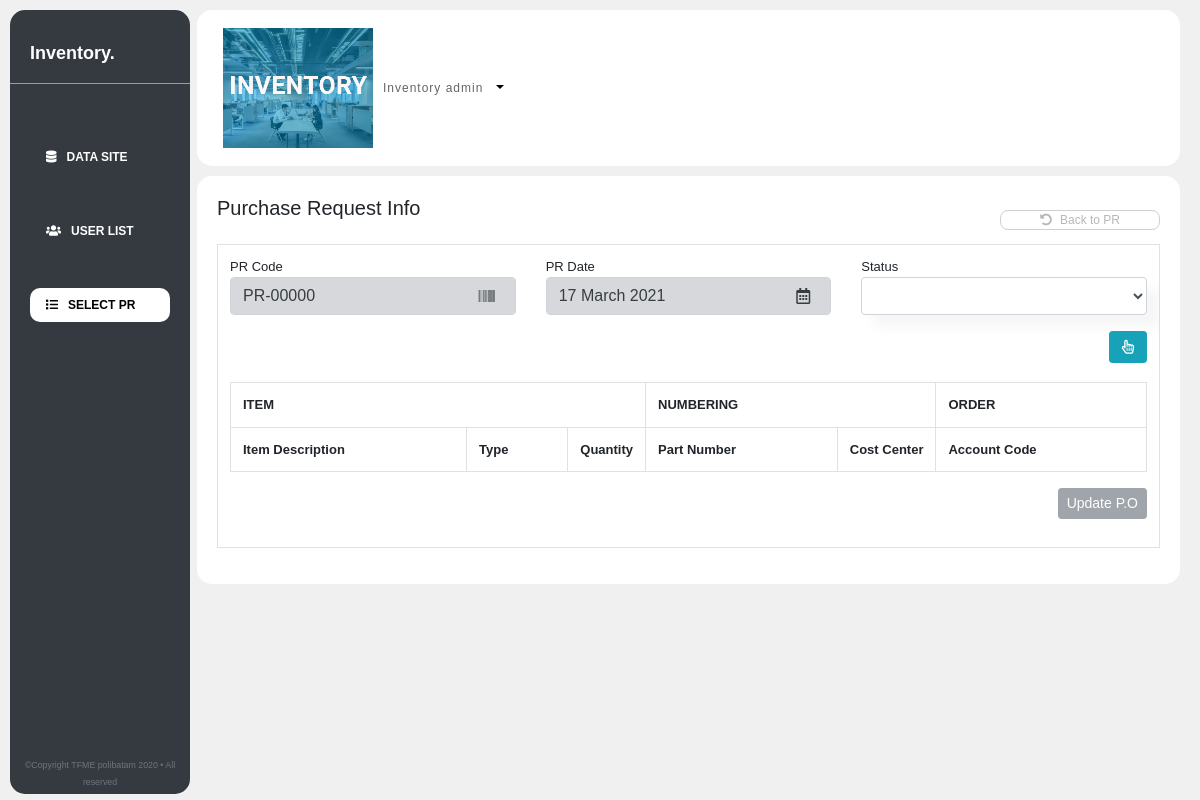
The app's page /admin/detail-pr.php?id=3, older data.
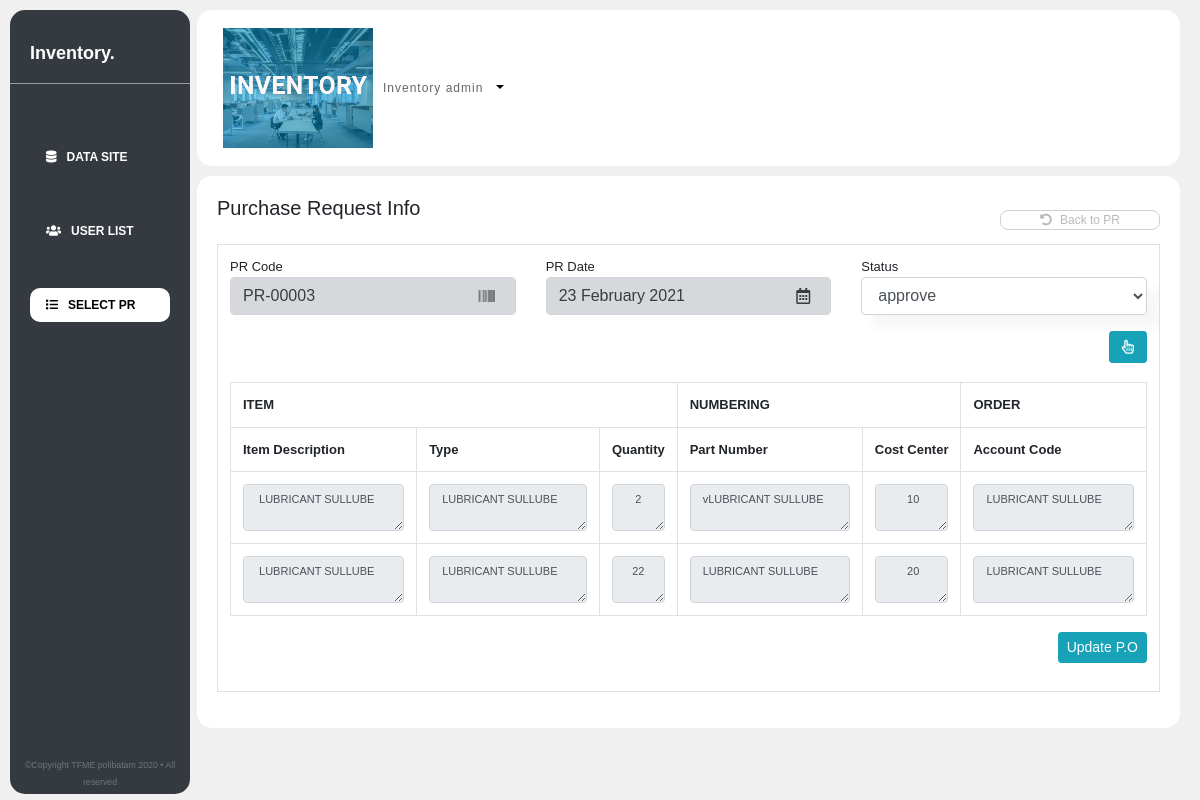
The same page, newer data.
### tables this page shows
CREATE TABLE `form_pr` (
  `id_pr` int(50) NOT NULL,
  `kode_pr` int(250) NOT NULL,
  `item_name` varchar(80) NOT NULL,
  `type` varchar(20) NOT NULL,
  `quantity` varchar(30) NOT NULL,
  `item_description` varchar(100) NOT NULL,
  `part_number` varchar(50) NOT NULL,
  `cost_center` enum('10','20','30','40') NOT NULL,
  `pr_date` date NOT NULL,
  `account_code` varchar(30) NOT NULL,
  `status` enum('waiting','approve','rejected','') NOT NULL,
  `requestor` varchar(30) NOT NULL,
  `update_po` enum('0','1','','') NOT NULL
);

### admin/detail-pr.php (the view, shortened to what this page needs)
<?php
require '../config/config.php';
$id = $_GET["id"];
$query = mysqli_query($conn, "SELECT * FROM form_pr WHERE kode_pr = $id");
$sql = mysqli_query($conn, "SELECT * FROM form_pr WHERE kode_pr = '$id'");
$hasil = mysqli_fetch_assoc($sql);
$data = mysqli_fetch_array($query);
?>
<!DOCTYPE html>
<html lang="en">
<head>
    <link rel="stylesheet" href="https://maxcdn.bootstrapcdn.com/bootstrap/4.0.0/css/bootstrap.min.css"
>
    <link rel="stylesheet" href="../css/dashboard-adm.css">
    <link rel="stylesheet" href="../css/history-pr.css">
    <link rel="stylesheet" href="https://cdnjs.cloudflare.com/ajax/libs/font-awesome/5.14.0/css/all.min.css">
    <link rel="stylesheet" href="https://cdn.datatables.net/1.10.22/css/dataTables.bootstrap4.min.css">
    <link rel="stylesheet" href="../swal2/dist/sweetalert2.min.css">
</head>
<body>
    <div class="grid">
        <nav class="nav flex-column navbar-expand-lg bg-dark">
            <a class="brand" href="#">Inventory.</a>
            <hr>
            <div class="nav-item">
                <a class="nav-link" href="dashboard-admin.php"><i class="fas fa-database"></i>Data Site</a>
                <a class="nav-link" href="dashboard-user-list.php"><i class="fas fa-users"></i>User List</a>
                <a class="nav-link active" href="#"><i class="fas fa-list"></i>Select PR</a>
            </div>
            <div class="copyright">
                <small class="text-white text-muted">&copy;Copyright TFME polibatam 2020 &bull; All reserved</small>
            </div>
        </nav>
        <div class="konten">
            <div class="atap"><span> </span></div>
            <div class="navbar justify-content-between">
                <div class="profile">
                    <div class="wrapper-image">
                        <img src="../image/profile.png" alt="">
                    </div>
                    <div class="profile-name">
                        <p>Inventory admin</p>
                    </div>
                    <div class="dropdown">
                        <button class="btn dropdown-toggle" type="button" id="dropdownMenuButton" data-toggle="dropdown"
                            aria-haspopup="true" aria-expanded="false"></button>
                    </div>
                </div>
            </div>
            <div class="box">
                <div class="content">
                    <div class="pr-form d-flex justify-content-between kepala">
                        <h5 class="mb-4">Purchase Request Info</h5>
                        <a href="history-pr.php"><i class="fas fa-undo-alt mr-2"></i>Back to PR</a>
                    </div>
                    <section>
                        <div class="table-responsive">
                            <table class="table table-bordered">
                                <td colspan="2">
                                    <div class="row">
                                        <div class="col-md-4">
                                            PR Code
                                            <?php $code = sprintf("%05s", $hasil['kode_pr']) ?>
                                            <p
                                                class="form-control d-flex justify-content-between align-items-center list-group-item-secondary">
                                                <?= "PR-".$code; ?><i class="fas fa-barcode mr-2"></i></p>
                                            <?php $date = date_create($hasil['pr_date']); ?>
                                        </div>
                                        <div class="col-md-4">
                                            PR Date
                                            <p
                                                class="form-control d-flex justify-content-between align-items-center list-group-item-secondary">
                                                <?= date_format($date, 'j F Y'); ?><i
                                                    class="far fa-calendar-alt mr-2"></i></p>
                                        </div>
                                        <div class="col-md-4 ">
                                            <form method="post">
                                                Status
                                                <select class="form-control status mb-3" name="status"
                                                    id="status">
                                                    <option disabled selected><?= $data['status']; ?>
                                                    </option>
                                                    <option value="approve">Approve</option>
                                                </select>
                                                <div class="d-flex flex-row-reverse flex-column">
                                                    <button class="btn btn-sm btn-info" name="tombol"><i
                                                            class="far fa-hand-pointer text-white p-1"></i></button>
                                                </div>
                                            </form>
                                        </div>
                                    </div>
                                    <br />
                                    <table id="invoice-item-table" class="table table-bordered detail-tabel">
                                        <tr>
                                            <th colspan="3">ITEM</th>
                                            <th colspan="2" class="">NUMBERING</th>
                                            <th >ORDER</th>
                                        </tr>
                                        <tr class="row2">
                                            <th>Item Description</th>
                                            <th>Type</th>
                                            <th width="20">Quantity</th>
                                            <th>Part Number</th>
                                            <th width="20">Cost Center</th>
                                            <th>Account Code</th>
                                        </tr>
                                        <?php foreach($sql as $data) :?>
                                        <tr class="addForm">
                                            <td><textarea id="item_description " rows="2" class="form-control" disabled
                                                    style="height: auto;"> <?= $data['item_description']; ?></textarea>
                                            </td>
                                            <td><textarea id="type" rows="2" class="form-control"
                                                    disabled><?= $data['type']; ?></textarea>
                                            </td>
                                            <td><textarea id="par_number" rows="2" class="form-control" disabled
                                                    style="text-align: center;"><?= $data['quantity']; ?></textarea>
                                            </td>
                                            <td><textarea id="par_number" rows="2" class="form-control"
                                                    disabled><?= $data['part_number']; ?></textarea>
                                            </td>
                                            <td>
                                                <textarea id="account-code" rows="2" class="form-control"
                                                    disabled style="text-align: center;"> <?= $data['cost_center']; ?></textarea>
                                            </td>
                                            <td><textarea id="account-code" rows="2" class="form-control"
                                                    disabled><?= $data['account_code']; ?></textarea>
                                            </td>
                                        </tr>
                                        <?php endforeach; ?>
                                    </table>
                                    <div class="row d-flex justify-content-between">
                                        <div class="col-md">
                                            <p class="d-flex flex-row-reverse">
                                                <?php if($data['status'] == 'approve') :?>
                                                <button class="btn btn-sm btn-info" type="button" data-toggle="collapse"
                                                    data-target="#collapseExample" aria-expanded="false"
                                                    aria-controls="collapseExample">
                                                    Update P.O
                                                </button>
                                                <?php else :?>
                                                <button class="btn btn-sm btn-secondary disabled" type="button"
                                                    data-toggle="collapse" data-target="#collapseExample"
                                                    aria-expanded="false" aria-controls="collapseExample" disabled>
                                                    Update P.O
                                                </button>
                                                <?php endif; ?>
                                            </p>
                                        </div>
                                    </div>
                    </section>
                </div>
            </div>
        </div>
    </div>
</body>
</html>

### css/dashboard-adm.css (style rules this page uses)
* { box-sizing: border-box; }
body { font-family: Helvetica, sans-serif; margin: 0; padding: 0; background-color: rgb(240, 240, 240); }
nav { height: 98%; position: fixed; width: 15%; border-radius: 15px; z-index: 1; }
table.inventory th, td { font-size: 13px; }
div.atap { top: 0; width: 100%; position: fixed; height: 10px; z-index: 1; border-radius: 10px; background-color: rgb(240, 240, 240); }
.nav-item a { color: white; margin-left: 20px; margin-right: 20px; border-radius: 10px; font-size: 12px; text-transform: uppercase; font-weight: 600; text-decoration: none; margin-top: 40px; }
.nav-item { width: 100%; }
.brand { margin-left: 20px; margin-top: 30px; color: white; font-weight: bold; font-size: 18px; text-decoration: none; }
hr { width: 100%; opacity: 0.5; background-color: black; border-color: white; }
nav .active { background-color: white; color: black; }
nav a i { margin-right: 10px; }
.copyright { position: absolute; bottom: 0; text-align: center; width: 100%; margin-bottom: 5px; font-size: 11px; }
.konten { margin-left: 15%; width: 300px; flex: 5; margin-right: 10px; }
.grid { display: flex; padding: 10px; object-fit: contain; height: 100%; }
.navbar { background-color: white; border-radius: 15px; margin-left: 10px; display: flex; justify-content: space-between; }
.profile { display: flex; align-items: center; }
.profile-name p { margin: 0; font-size: 12px; letter-spacing: 1px; font-weight: 200; opacity: 0.7; }
.wrapper-image { overflow: hidden; margin: 10px; width: 150px; }
.wrapper-image img { display: block; width: 100%; }
.dropdown { background: transparent; }
.dropdown .btn { background: transparent; }
.box { margin-top: 10px; padding: 20px; margin-left: 10px; border-radius: 15px; background-color: white; height: auto; }
.kepala { display: flex; align-items: center; justify-content: space-between; }
.btn i { color: #9999; }
.table td, th { white-space: nowrap; }

### css/history-pr.css (style rules this page uses)
.kepala a { background-color: white; border-radius: 8px; width: 10rem; border: 1px solid rgb(208, 208, 208); }
.kepala a { text-align: center; text-decoration: none; color: rgb(184, 184, 184); font-weight: lighter; font-size: 12px; }
.addForm textarea { font-size: 11px; }
.box select.status { -webkit-box-shadow: 12px 12px 13px 0px rgba(0,0,0,0.04); -moz-box-shadow: 12px 12px 13px 0px rgba(0,0,0,0.04); box-shadow: 12px 12px 13px 0px rgba(0,0,0,0.04); }
table.select th, td { font-size: 13px; }

Row changes from the older to the newer data that the page shows:
now on this page (row edited): form_pr: kode_pr "00003", pr_date "23 February 2021", status "approve", item_description "LUBRICANT SULLUBE", type "LUBRICANT SULLUBE", quantity "2", part_number "vLUBRICANT SULLUBE", cost_center "10", account_code "LUBRICANT SULLUBE"
now on this page (row edited): form_pr: item_description "LUBRICANT SULLUBE", type "LUBRICANT SULLUBE", quantity "22", part_number "LUBRICANT SULLUBE", cost_center "20", account_code "LUBRICANT SULLUBE"
Text that changed along with them:
$code: "00000" → (not shown)
date_format($date, 'j F Y'): "17 March 2021" → (not shown)
